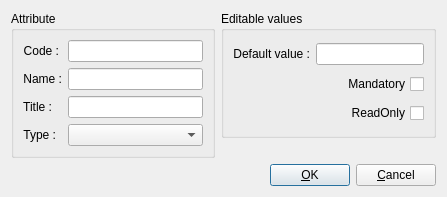
<?xml version="1.0" encoding="UTF-8"?>
<ui version="4.0">
 <class>kksattrattr_editor</class>
 <widget class="QDialog" name="kksattrattr_editor">
  <property name="geometry">
   <rect>
    <x>0</x>
    <y>0</y>
    <width>447</width>
    <height>180</height>
   </rect>
  </property>
  <property name="windowTitle">
   <string>Attribute in category</string>
  </property>
  <layout class="QGridLayout">
   <item row="0" column="0" rowspan="2">
    <widget class="QGroupBox" name="gbAttribute">
     <property name="sizePolicy">
      <sizepolicy hsizetype="MinimumExpanding" vsizetype="MinimumExpanding">
       <horstretch>0</horstretch>
       <verstretch>0</verstretch>
      </sizepolicy>
     </property>
     <property name="title">
      <string>Attribute</string>
     </property>
     <layout class="QGridLayout">
      <item row="0" column="0">
       <widget class="QLabel" name="lCode">
        <property name="sizePolicy">
         <sizepolicy hsizetype="Fixed" vsizetype="Fixed">
          <horstretch>0</horstretch>
          <verstretch>0</verstretch>
         </sizepolicy>
        </property>
        <property name="text">
         <string>Code :</string>
        </property>
        <property name="alignment">
         <set>Qt::AlignRight|Qt::AlignTrailing|Qt::AlignVCenter</set>
        </property>
       </widget>
      </item>
      <item row="0" column="1">
       <widget class="QLineEdit" name="lECode"/>
      </item>
      <item row="1" column="0">
       <widget class="QLabel" name="lName">
        <property name="sizePolicy">
         <sizepolicy hsizetype="Fixed" vsizetype="Fixed">
          <horstretch>0</horstretch>
          <verstretch>0</verstretch>
         </sizepolicy>
        </property>
        <property name="text">
         <string>Name :</string>
        </property>
        <property name="alignment">
         <set>Qt::AlignRight|Qt::AlignTrailing|Qt::AlignVCenter</set>
        </property>
       </widget>
      </item>
      <item row="1" column="1">
       <widget class="QLineEdit" name="lEName"/>
      </item>
      <item row="2" column="0">
       <widget class="QLabel" name="lTitle">
        <property name="sizePolicy">
         <sizepolicy hsizetype="Fixed" vsizetype="Fixed">
          <horstretch>0</horstretch>
          <verstretch>0</verstretch>
         </sizepolicy>
        </property>
        <property name="text">
         <string>Title :</string>
        </property>
        <property name="alignment">
         <set>Qt::AlignRight|Qt::AlignTrailing|Qt::AlignVCenter</set>
        </property>
       </widget>
      </item>
      <item row="2" column="1">
       <widget class="QLineEdit" name="lETitle"/>
      </item>
      <item row="3" column="0">
       <widget class="QLabel" name="lType">
        <property name="sizePolicy">
         <sizepolicy hsizetype="Fixed" vsizetype="Fixed">
          <horstretch>0</horstretch>
          <verstretch>0</verstretch>
         </sizepolicy>
        </property>
        <property name="text">
         <string>Type :</string>
        </property>
        <property name="alignment">
         <set>Qt::AlignRight|Qt::AlignTrailing|Qt::AlignVCenter</set>
        </property>
       </widget>
      </item>
      <item row="3" column="1">
       <widget class="QComboBox" name="cbType">
        <property name="sizePolicy">
         <sizepolicy hsizetype="MinimumExpanding" vsizetype="Fixed">
          <horstretch>0</horstretch>
          <verstretch>0</verstretch>
         </sizepolicy>
        </property>
        <property name="sizeAdjustPolicy">
         <enum>QComboBox::AdjustToMinimumContentsLength</enum>
        </property>
       </widget>
      </item>
     </layout>
    </widget>
   </item>
   <item row="0" column="1">
    <widget class="QGroupBox" name="gbEditableVals">
     <property name="sizePolicy">
      <sizepolicy hsizetype="MinimumExpanding" vsizetype="MinimumExpanding">
       <horstretch>0</horstretch>
       <verstretch>0</verstretch>
      </sizepolicy>
     </property>
     <property name="title">
      <string>Editable values</string>
     </property>
     <layout class="QGridLayout">
      <item row="0" column="0">
       <widget class="QLabel" name="lDefValue">
        <property name="sizePolicy">
         <sizepolicy hsizetype="Fixed" vsizetype="Preferred">
          <horstretch>0</horstretch>
          <verstretch>0</verstretch>
         </sizepolicy>
        </property>
        <property name="text">
         <string>Default value :</string>
        </property>
        <property name="alignment">
         <set>Qt::AlignRight|Qt::AlignTrailing|Qt::AlignVCenter</set>
        </property>
       </widget>
      </item>
      <item row="0" column="1">
       <widget class="QLineEdit" name="lEDefVal"/>
      </item>
      <item row="1" column="0" colspan="2">
       <widget class="QCheckBox" name="chMandatory">
        <property name="layoutDirection">
         <enum>Qt::RightToLeft</enum>
        </property>
        <property name="text">
         <string>Mandatory</string>
        </property>
       </widget>
      </item>
      <item row="2" column="0" colspan="2">
       <widget class="QCheckBox" name="chReadOnly">
        <property name="layoutDirection">
         <enum>Qt::RightToLeft</enum>
        </property>
        <property name="text">
         <string>ReadOnly</string>
        </property>
       </widget>
      </item>
     </layout>
    </widget>
   </item>
   <item row="1" column="1">
    <spacer>
     <property name="orientation">
      <enum>Qt::Horizontal</enum>
     </property>
     <property name="sizeHint" stdset="0">
      <size>
       <width>191</width>
       <height>20</height>
      </size>
     </property>
    </spacer>
   </item>
   <item row="2" column="0" colspan="2">
    <layout class="QHBoxLayout">
     <item>
      <spacer>
       <property name="orientation">
        <enum>Qt::Horizontal</enum>
       </property>
       <property name="sizeHint" stdset="0">
        <size>
         <width>40</width>
         <height>20</height>
        </size>
       </property>
      </spacer>
     </item>
     <item>
      <widget class="QPushButton" name="pbOK">
       <property name="text">
        <string>&amp;OK</string>
       </property>
      </widget>
     </item>
     <item>
      <widget class="QPushButton" name="pbCancel">
       <property name="text">
        <string>&amp;Cancel</string>
       </property>
      </widget>
     </item>
    </layout>
   </item>
  </layout>
 </widget>
 <resources/>
 <connections/>
</ui>
